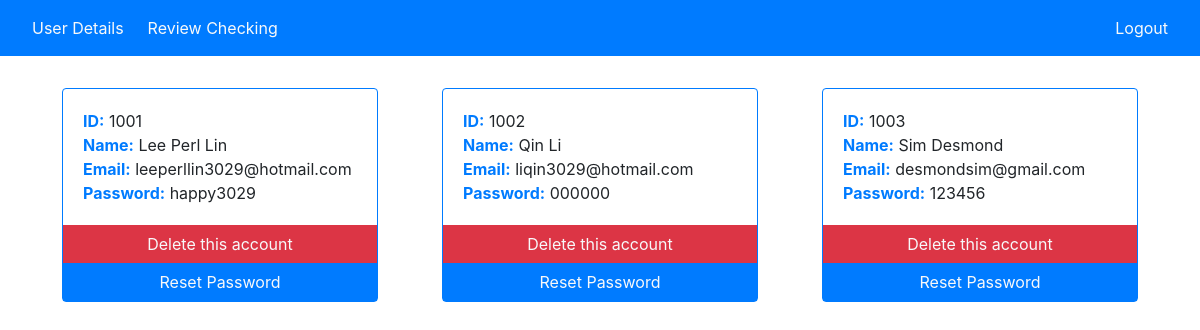
The app's page /admin/index.php (signed in) with its own data.
### tables this page shows
CREATE TABLE `2020_member` (
  `mid` int(11) NOT NULL,
  `mfirstname` varchar(255) NOT NULL,
  `mlastname` varchar(255) NOT NULL,
  `memail` varchar(255) NOT NULL,
  `mpass` varchar(255) NOT NULL,
  `mquestion` varchar(255) NOT NULL,
  `manswer` varchar(255) NOT NULL
);

### admin/index.php (the view, shortened to what this page needs)
<?php
include("../conn.php");
$readquery = "SELECT * FROM 2020_member ";
$readresult = $conn->query($readquery);
?>
<html>
<?php
include("../layouts/admin/head.php")
?>
<body>
    <?php
    include("../admin/components/navbar.php")
    ?>
    <div class="container">
        <div class="row justify-content-center">
            <?php
            while ($rowread = $readresult->fetch_assoc()) {
                $adrowid = $rowread['mid'];
                $admfirstname = $rowread['mfirstname'];
                $admlastname = $rowread['mlastname'];
                $admemail = $rowread['memail'];
                $admpass = $rowread['mpass']; ?>
                <div class="col-4 p-3">
                    <div class="card rounded border-primary m-3">
                        <div class="card-body">
                            <div><b class="text-primary">ID:</b> <?php echo $adrowid; ?> </div>
                            <div><b class="text-primary">Name:</b> <?php echo $admlastname . " " . $admfirstname; ?> </div>
                            <div><b class="text-primary">Email:</b> <?php echo $admemail; ?> </div>
                            <div><b class="text-primary">Password:</b> <?php echo $admpass; ?> </div>
                        </div>
                        <div class="btn btn-danger rounded-0"><a class="text-light" href='addelete.php?deletemember=<?php echo $adrowid; ?>'>Delete this account</a></div>
                        <div class="btn btn-primary rounded-0"><a class="text-light" href='adresetpass.php?resetmember=<?php echo $adrowid; ?>'>Reset Password</a></div>
                    </div>
                </div>
            <?php
            }
            ?>
        </div>
    </div>
</body>
</html>

### records on screen
2020_member: mid "1001", mlastname "Lee", mfirstname "Perl Lin", memail "leeperllin3029@hotmail.com", mpass "happy3029"
2020_member: mid "1002", mlastname "Qin", mfirstname "Li", memail "liqin3029@hotmail.com", mpass "000000"
2020_member: mid "1003", mlastname "Sim", mfirstname "Desmond", memail "desmondsim@gmail.com", mpass "123456"
